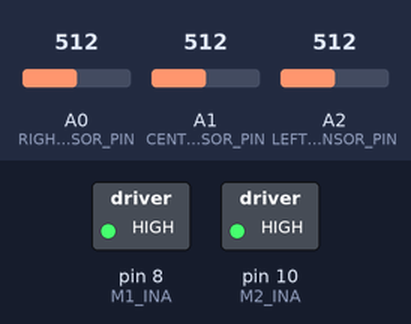
This sketch was run on a simulated Arduino Uno, built with avr-gcc and run on an emulated ATmega328P. On the bench: switched loads named in the sketch (green lamp = pin HIGH). Inputs (shaded band) come from the test bench; at power-on: A0 (RIGHT_SENSOR_PIN) = 512, A1 (CENTER_SENSOR_PIN) = 512, A2 (LEFT_SENSOR_PIN) = 512.

Above: at 1.2 s.
1.3 s: A0 (RIGHT_SENSOR_PIN) set to 401
2.8 s: A0 (RIGHT_SENSOR_PIN) set to 375
At 3.5 s:
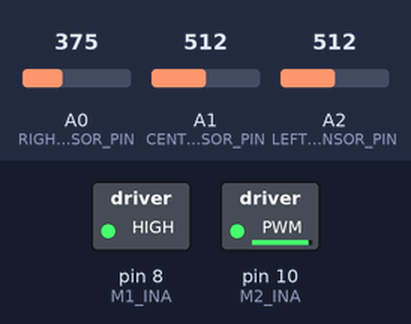
4.3 s: A1 (CENTER_SENSOR_PIN) set to 409
5.8 s: A1 (CENTER_SENSOR_PIN) set to 382
At 6.9 s:
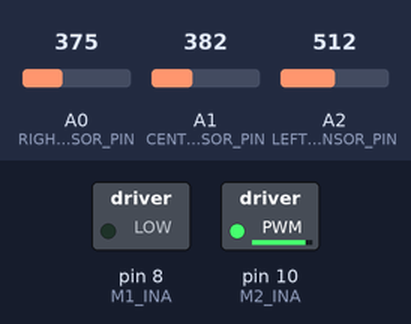
7.3 s: A2 (LEFT_SENSOR_PIN) set to 406
8.8 s: A2 (LEFT_SENSOR_PIN) set to 374
At 10.4 s:
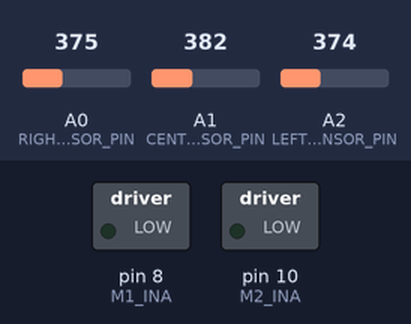
Timing chart, 0 to 11.8 s (numbered marks = the images above; inputs shaded):
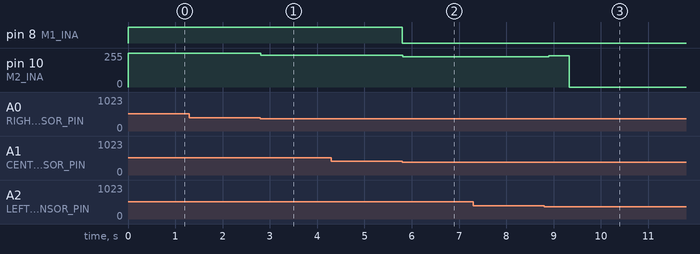

Measured:
- the behaviour switches between 391 and 390 on A1 (CENTER_SENSOR_PIN) (found by bisection; images 1 and 2)
- the behaviour switches between 391 and 390 on A2 (LEFT_SENSOR_PIN) (found by bisection; images 2 and 3)
- after the input at 1.3 s, every drawn part: stays the same
- after the input at 2.8 s, pin 10 (M2_INA): 255/255 → 240/255 at once
- after the input at 4.3 s, every drawn part: stays the same
- after the input at 5.8 s, pin 8 (M1_INA): HIGH → LOW at once; pin 10 (M2_INA): 240/255 → 226/255 at once
- after the input at 7.3 s, every drawn part: stays the same
- after the input at 8.8 s, pin 10 (M2_INA): 226/255 → 235/255 after 0.10 s, → 0/255 0.43 s later

The sketch:

LineFollowerCode.ino
```cpp
#include <Arduino.h>

// =======================
// INITIALIZATION
// =======================
//Pins 8 and 10 for left and right motor to move forward
#define M1_INA  8
#define M2_INA  10

// Sensors ADC Pins
#define LEFT_SENSOR_PIN   A2
#define CENTER_SENSOR_PIN A1
#define RIGHT_SENSOR_PIN  A0

//Speeds for search turn and general speed
#define BASE_SPEED   255
#define TURN_SPEED    150
#define SEARCH_SPEED  235

//Threshold for black and white line
#define THRESHOLD     390

//PID Parameters
float Kp = 0.30;
float Ki = 0.00015;
float Kd = 2.2;

float integral   = 0;
float last_error = 0;

// Number of consecutive white frames
// before entering search mode

#define ALL_WHITE_STOP_FRAMES 18
int all_white_counter = 0;

// Maximum duration of search mode

#define SEARCH_MAX_FRAMES  80
#define SEARCH_STOP_FRAMES  20
int  search_counter = 0;
int  stop_counter   = 0;
bool in_search      = false;

String last_seen         = "center";
bool   started           = false;
bool   seen_partial_line = false;

// =======================
// MOTOR HELPERS
// =======================

//Left and right motor speeds seperate, together and stop together
void motor_left(int speed) {
  analogWrite(M1_INA, constrain(speed, 0, 255));
}

void motor_right(int speed) {
  analogWrite(M2_INA, constrain(speed, 0, 255));
}

void set_speeds(int l_speed, int r_speed) {
  motor_left(l_speed);
  motor_right(r_speed);
}

void motor_stop() {
  analogWrite(M1_INA, 0);
  analogWrite(M2_INA, 0);
}

// =======================
// HELPER Functions
// =======================

// Returns true if sensor detects black
bool is_black(int val) {
  return val > THRESHOLD;
}
//Resets all parameters and counters
void reset_all() {
  integral          = 0;
  last_error        = 0;
  all_white_counter = 0;
  search_counter    = 0;
  stop_counter      = 0;
  in_search         = false;
  last_seen         = "center";
  started           = false;
  seen_partial_line = false;
}

// =======================
// ERROR FUNCTION
// =======================

//Calculate line position error for PID
float get_error(bool b_l, bool b_c, bool b_r) {
  if ( b_c && !b_l && !b_r) return  0.0;
  if ( b_l && !b_c && !b_r) return -1.0;
  if ( b_r && !b_c && !b_l) return  1.0;
  if ( b_c &&  b_l && !b_r) return -0.5;
  if ( b_c &&  b_r && !b_l) return  0.5;
  if ( b_l &&  b_r && !b_c) return  0.0;
  if ( b_l &&  b_c &&  b_r) return  0.0;
  return last_error;
}

// =======================
// SETUP
// =======================
void setup() {
  // Configure motor pins as outputs
  pinMode(M1_INA, OUTPUT);
  pinMode(M2_INA, OUTPUT);
  motor_stop();
  Serial.begin(9600);
}

// =======================
// LOOP
// =======================

void loop() {
  //Read sensor values and convert to black and white states
  int l = analogRead(LEFT_SENSOR_PIN);
  int c = analogRead(CENTER_SENSOR_PIN);
  int r = analogRead(RIGHT_SENSOR_PIN);

  bool b_l = is_black(l);
  bool b_c = is_black(c);
  bool b_r = is_black(r);

  // At least one sensor detects black
  bool any_black = b_l || b_c || b_r;

  // No sensor detects black
  bool all_white = !any_black;

  // All sensors detect black
  bool all_black = b_l && b_c && b_r;


  // --- START ---
  if (!started) {
    if (any_black) {
      started = true;
    } else {
      motor_stop();
      return;
    }
  }
  if (any_black && !all_black) {
    seen_partial_line = true;
  }

  // --------------------------------------------------
  // END OF TRACK DETECTION
  // --------------------------------------------------
  // If all sensors see black after normal tracking stops immediatiatly and wait
  // for the robot to see white and reset the parameters  for next run
  if (all_black && seen_partial_line) {
    motor_stop();
    while (true) {
      int wl = analogRead(LEFT_SENSOR_PIN);
      int wc = analogRead(CENTER_SENSOR_PIN);
      int wr = analogRead(RIGHT_SENSOR_PIN);
      if (!is_black(wl) && !is_black(wc) && !is_black(wr)) break;
      delay(50);
    }
    reset_all();
    return;
  }

  if (any_black) {
    in_search         = false;
    search_counter    = 0;
    stop_counter      = 0;
    all_white_counter = 0;
    integral          = 0;
    if (b_l) last_seen = "left";
    if (b_r) last_seen = "right";
    if (b_c) last_seen = "center";
  }

  // --- SEARCH MODE ---
  if (in_search) {
    search_counter++;
    if (all_white) stop_counter++;
    else           stop_counter = 0;

    if (search_counter > SEARCH_MAX_FRAMES && stop_counter >= SEARCH_STOP_FRAMES) {
      motor_stop();
      integral   = 0;
      last_error = 0;
      delay(50);
      return;
    }

    if (last_seen == "left") {
      set_speeds(0, SEARCH_SPEED);
    } else if (last_seen == "right") {
      set_speeds(SEARCH_SPEED, 0);
    } else {
      if (last_error <= 0) set_speeds(0, SEARCH_SPEED);
      else                 set_speeds(SEARCH_SPEED, 0);
    }

    delay(5);
    return;
  }

  //If line lost enter search mode and search for the line from the last known location
  if (all_white) {
    all_white_counter++;
    if (all_white_counter >= ALL_WHITE_STOP_FRAMES) {
      in_search      = true;
      search_counter = 0;
      stop_counter   = 0;
    }
    delay(5);
    return;
  } else {
    // Reset counter after detecting line again
    all_white_counter = 0;
  }

  //PID
  float error = get_error(b_l, b_c, b_r);

  integral += error;
  float derivative = error - last_error;
  last_error = error;

  float correction = (Kp * error + Ki * integral + Kd * derivative) * BASE_SPEED;
  // Reduce speed during sharper turns
  float abs_error = abs(error);
  int   speed     = (int)(BASE_SPEED - (BASE_SPEED - TURN_SPEED) * abs_error);

  int left_speed  = speed + (int)correction;
  int right_speed = speed - (int)correction;

  set_speeds(left_speed, right_speed);
  // Small delay for stability
  delay(5);
}
```
